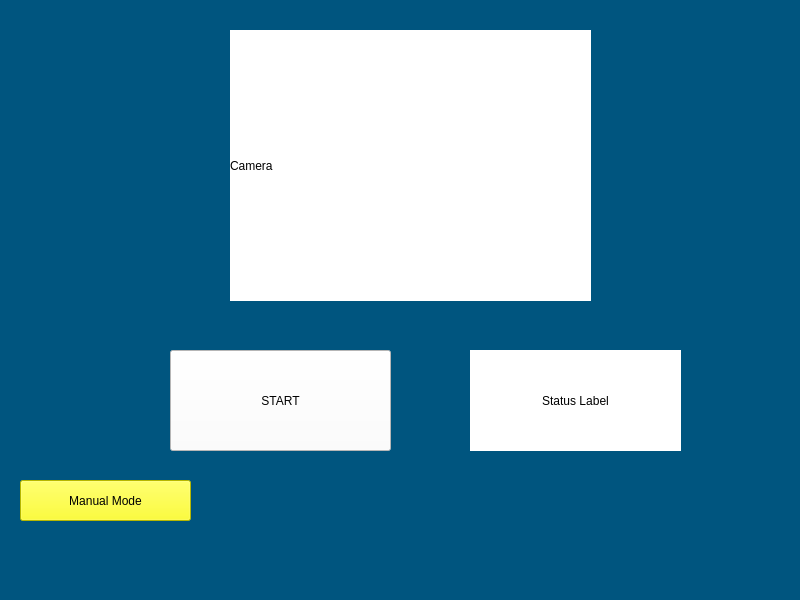
<?xml version="1.0" encoding="UTF-8"?>
<ui version="4.0">
 <class>autoMode</class>
 <widget class="QMainWindow" name="autoMode">
  <property name="geometry">
   <rect>
    <x>0</x>
    <y>0</y>
    <width>800</width>
    <height>600</height>
   </rect>
  </property>
  <property name="windowTitle">
   <string>MainWindow</string>
  </property>
  <property name="styleSheet">
   <string notr="true">background-color: rgb(0, 85, 127);</string>
  </property>
  <widget class="QWidget" name="centralwidget">
   <widget class="QPushButton" name="start">
    <property name="geometry">
     <rect>
      <x>170</x>
      <y>350</y>
      <width>221</width>
      <height>101</height>
     </rect>
    </property>
    <property name="styleSheet">
     <string notr="true">background-color: rgb(255, 255, 255);</string>
    </property>
    <property name="text">
     <string>START</string>
    </property>
   </widget>
   <widget class="QLabel" name="label">
    <property name="geometry">
     <rect>
      <x>470</x>
      <y>350</y>
      <width>211</width>
      <height>101</height>
     </rect>
    </property>
    <property name="styleSheet">
     <string notr="true">background-color: rgb(255, 255, 255);</string>
    </property>
    <property name="text">
     <string>Status Label</string>
    </property>
    <property name="alignment">
     <set>Qt::AlignCenter</set>
    </property>
   </widget>
   <widget class="QLabel" name="label_2">
    <property name="geometry">
     <rect>
      <x>230</x>
      <y>30</y>
      <width>361</width>
      <height>271</height>
     </rect>
    </property>
    <property name="styleSheet">
     <string notr="true">background-color: rgb(255, 255, 255);</string>
    </property>
    <property name="text">
     <string>Camera</string>
    </property>
   </widget>
   <widget class="QPushButton" name="pushButton">
    <property name="geometry">
     <rect>
      <x>20</x>
      <y>480</y>
      <width>171</width>
      <height>41</height>
     </rect>
    </property>
    <property name="styleSheet">
     <string notr="true">background-color: rgb(255, 255, 0);</string>
    </property>
    <property name="text">
     <string>Manual Mode</string>
    </property>
   </widget>
  </widget>
  <widget class="QMenuBar" name="menubar">
   <property name="geometry">
    <rect>
     <x>0</x>
     <y>0</y>
     <width>800</width>
     <height>26</height>
    </rect>
   </property>
  </widget>
  <widget class="QStatusBar" name="statusbar"/>
 </widget>
 <resources/>
 <connections/>
</ui>
